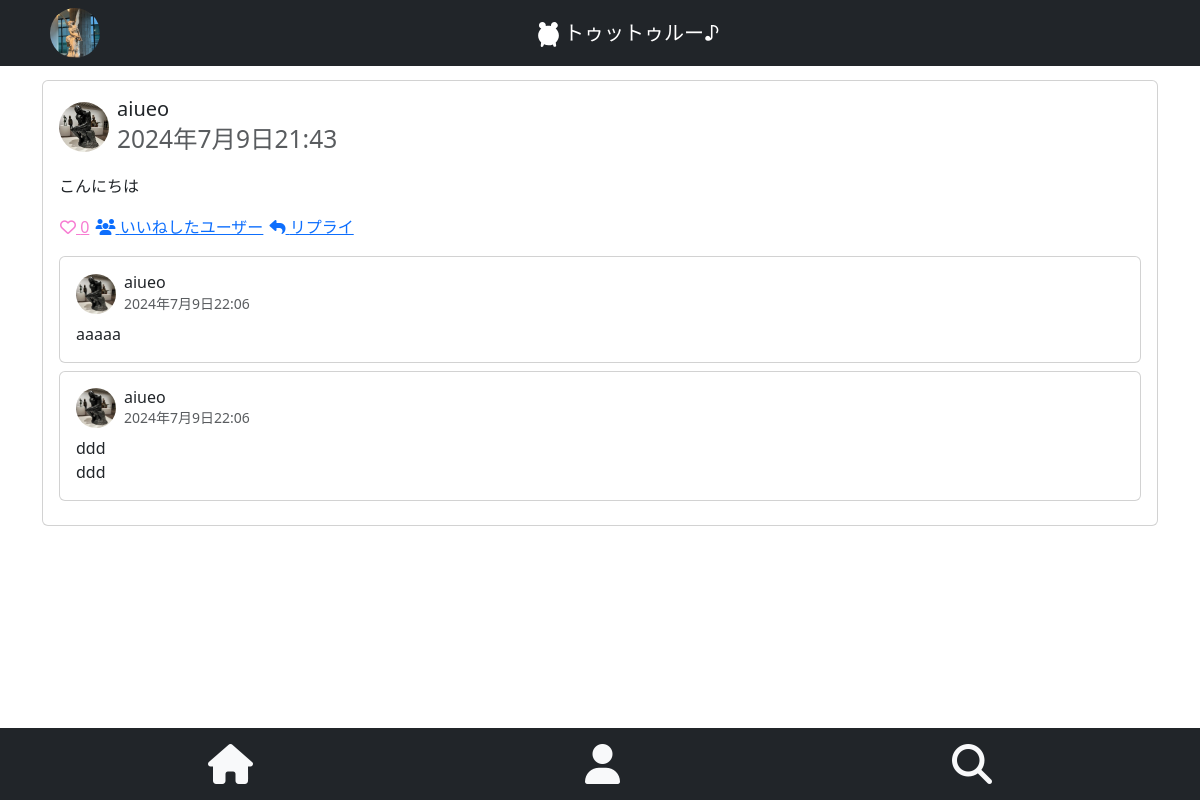
Page /toot/30/ (signed in) on the committed database.
### main/models.py (models this page shows, shortened)
class CustomUser(models.Model):
    user = models.OneToOneField(settings.AUTH_USER_MODEL, on_delete=models.CASCADE)
    bio = models.TextField(blank=True, null=True)
    profile_image = models.ImageField(upload_to='profile_images/', blank=True, null=True)
    created_at = models.DateTimeField('アカウント作成日', auto_now_add=True)
    updated_at = models.DateTimeField('アカウント更新日', auto_now=True)
    def __str__(self):
        return self.user.username

class Toot(models.Model):
    user = models.ForeignKey(CustomUser, on_delete=models.CASCADE, related_name='toots', verbose_name='投稿者')
    content = models.CharField('内容', max_length=280)
    created_at = models.DateTimeField('投稿日', auto_now_add=True)
    updated_at = models.DateTimeField('更新日', auto_now=True)
    original_toot = models.ForeignKey('self', null=True, blank=True, on_delete=models.SET_NULL, related_name='original_toot_retoots', verbose_name='元のトゥート')
    like_count = models.PositiveIntegerField(default=0)

class Reply(models.Model):
    toot = models.ForeignKey(Toot, on_delete=models.CASCADE, related_name='replies', verbose_name='トゥート')
    user = models.ForeignKey(CustomUser, on_delete=models.CASCADE, verbose_name='投稿者')
    content = models.CharField('内容', max_length=280)
    created_at = models.DateTimeField('投稿日', auto_now_add=True)
    updated_at = models.DateTimeField('更新日', auto_now=True)

### main/views.py (the view, shortened to what this page needs)
# urls.py: path('toot/<int:pk>/', views.TootDetailView.as_view(), name='toot_detail'),
class TootDetailView(LoginRequiredMixin, DetailView):
    model = Toot
    template_name = 'toot/toot_detail.html'
    context_object_name = 'toot'
    login_url = '/login/'  # ログインページのURL
    def get_context_data(self, **kwargs):
        context = super().get_context_data(**kwargs)
        context['form'] = TootForm()
        context['reply_form'] = ReplyForm()  # ここでReplyFormを追加
        context['replies'] = Reply.objects.filter(toot=self.object)  # ここでリプライを取得
        if self.request.user.is_authenticated:
            user = self.request.user.customuser
            liked_toots = Like.objects.filter(user=user).values_list('toot_id', flat=True)
            context['liked_toots'] = liked_toots
        else:
            context['liked_toots'] = []
        return context

### main/templates/toot/toot_detail.html (shortened to what this page needs)
{% extends 'toot/base.html' %}
{% load django_bootstrap5 %}
{% load static %}
{% block main %}
<div class="card my-3">
    <div class="card-body">
        <a class="nav-link text-dark fs-3" href="{% url 'user_detail' toot.user.id %}">
            <div class="d-flex align-items-center">
                {% if toot.user.profile_image %}
                <img src="{{ toot.user.profile_image.url }}" alt="User Image" height="50" class="rounded-circle">
                {% else %}
                <img src="{% static 'media/icon.png' %}" alt="Default Image" height="50">
                {% endif %}
                <div class="mx-2">
                    <h5 class="mb-0">{{ toot.user }}</h5>
                    <small class="text-muted">{{ toot.created_at }}</small>
                </div>
            </div>
        </a>
        <div class="mt-3">
            <p class="mb-0">{{ toot.content |linebreaksbr|urlize }}</p>
        </div>
        <div class="mt-3">
            <form action="{% url 'like_toot' toot.id %}" method="post" class="d-inline">
                <button type="submit" class="btn btn-link p-0" style="color:rgb(247, 124, 210);">
                    <i class="fa{% if toot.id in liked_toots %}-solid{% else %}-regular{% endif %} fa-heart"></i>
                    <span>{{ toot.like_count }}</span>
                </button>
            </form>
            <button type="button" class="btn btn-link p-0" data-bs-toggle="modal" data-bs-target="#likesModal">
                <i class="fas fa-users"></i> いいねしたユーザー
            </button>
            <button type="button" class="btn btn-link p-0" data-bs-toggle="modal" data-bs-target="#replyModal">
                <i class="fas fa-reply"></i> リプライ
            </button>
        </div>
        <div class="mt-3">
            {% for reply in replies %}
            <div class="card my-2">
                <div class="card-body">
                    <div class="d-flex align-items-center">
                        {% if reply.user.profile_image %}
                        <img src="{{ reply.user.profile_image.url }}" alt="User Image" height="40" class="rounded-circle">
                        {% else %}
                        <img src="{% static 'media/icon.png' %}" alt="Default Image" height="40">
                        {% endif %}
                        <div class="mx-2">
                            <h6 class="mb-0">{{ reply.user }}</h6>
                            <small class="text-muted">{{ reply.created_at }}</small>
                        </div>
                    </div>
                    <div class="mt-2">
                        <p class="mb-0">{{ reply.content |linebreaksbr|urlize }}</p>
                    </div>
                </div>
            </div>
            {% endfor %}
        </div>
    </div>
</div>
{% endblock %}

### main/templates/toot/base.html (shortened to what this page needs)
{% load static %}
{% load django_bootstrap5 %}
<html lang="ja">
<head class="fixed-top">
    {% bootstrap_css %}
    <link rel="stylesheet" href="{% static 'css/style.css' %}">
</head>
<body>
    <nav class="navbar navbar-expand flex-md-row navbar-dark bg-dark py-0">
        <div class="container justify-content-between">
            <ul class="navbar-nav">
                {% if user.is_authenticated %}
                <li class="nav-item">
                    <a class="nav-link" data-bs-toggle="offcanvas" href="#offcanvasMenu" role="button"
                        aria-controls="offcanvasMenu">
                        {% if user.customuser.profile_image %}
                        <img src="{{ user.customuser.profile_image.url }}" class="rounded-circle" height="50px"
                            alt="{{ user.username }}">
                        {% else %}
                        <img src="{% static 'media/icon.png' %}" class="rounded-circle" height="50px"
                            alt="{{ user.username }}">
                        {% endif %}
                    </a>
                </li>
                {% endif %}
            </ul>
            <a href="/" class="navbar-brand mx-auto">
                <img src="{% static 'media/icon.svg' %}" height="30px"> トゥットゥルー♪
            </a>
        </div>
    </nav>
    <main class="main">
        <div class="container">
            {% block main %}{% endblock %}
        </div>
    </main>
    <footer class="fixed-bottom">
        <div class="bottom-navbar bg-dark py-2">
            <div class="container">
                <ul class="nav justify-content-around">
                    <li class="nav-item">
                        <a class="nav-link text-light fs-3" href="{% url 'root' %}" style="z-index: 100;">
                            <i class="fa-solid fa-house fs-1"></i>
                        </a>
                    </li>
                    <li class="nav-item">
                        {% if user.is_authenticated %}
                        <a class="nav-link text-light fs-3" href="{% url 'user_detail' user.id %}">
                            <i class="fa-solid fa-user fs-1"></i>
                        </a>
                        {% else %}
                        <a class="nav-link text-light fs-3" href="">
                            <i class="fa-solid fa-user fs-1"></i>
                        </a>
                        {% endif %}
                    </li>
                    <li class="nav-item">
                        <a class="nav-link text-light fs-3" href="{% url 'search' %}">
                            <i class="fa-solid fa-magnifying-glass fs-1"></i>
                        </a>
                    </li>
                </ul>
            </div>
        </div>
    </footer>
</html>

### main/static/css/style.css (style rules this page uses)
body { font-size: 1rem; line-height: 1.5; }
main { margin-top: 80px; }
.navbar-brand img { height: 25px; }
.navbar-nav .nav-link { font-size: 0.9rem; padding: 0.5rem; }
.bottom-navbar .nav-link { font-size: 1.5rem; padding: 0.5rem; }
.navbar { position: fixed; margin: auto; width: 100%; z-index: 1030; }

### rows in the picture
Toot: user.profile_image (picture), user "aiueo", created_at "2024年7月9日21:43", content "こんにちは", like_count "0"
Reply: user.profile_image (picture), user "aiueo", created_at "2024年7月9日22:06", content "aaaaa"
Reply: user.profile_image (picture), user "aiueo", created_at "2024年7月9日22:06", content "ddd ddd"
